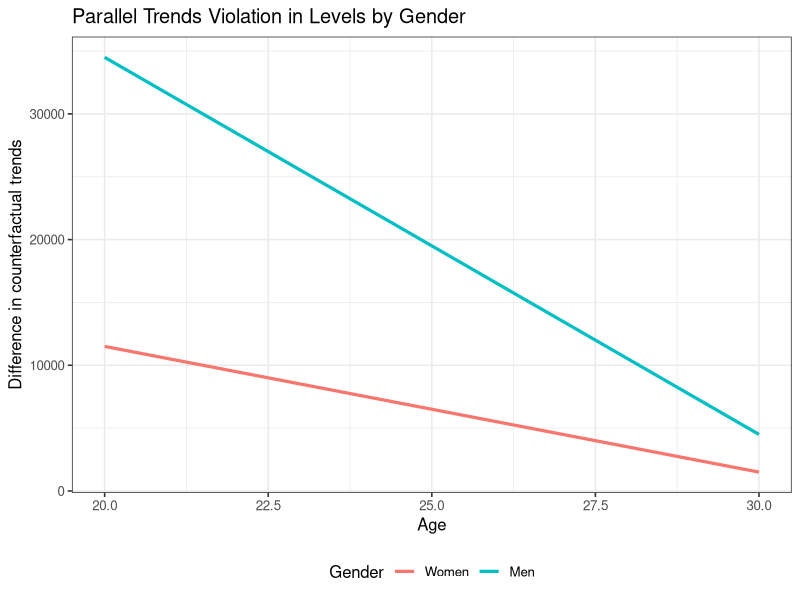
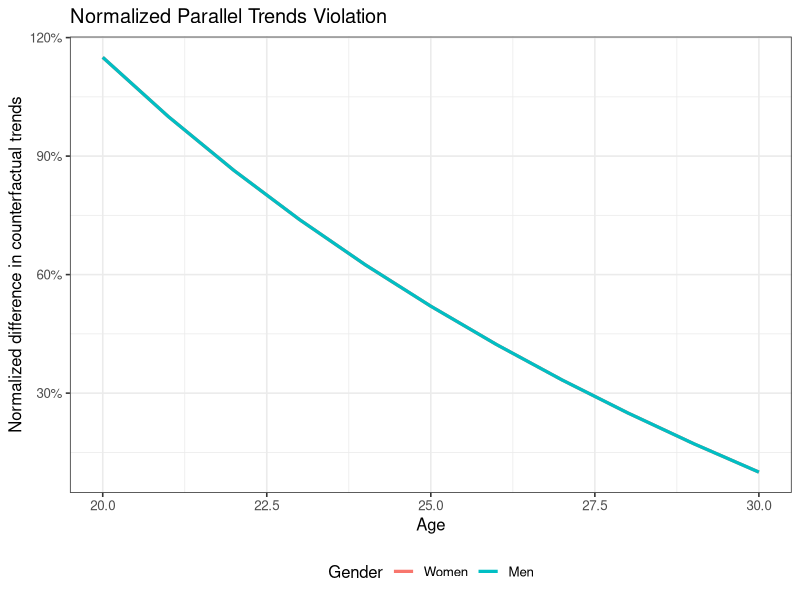
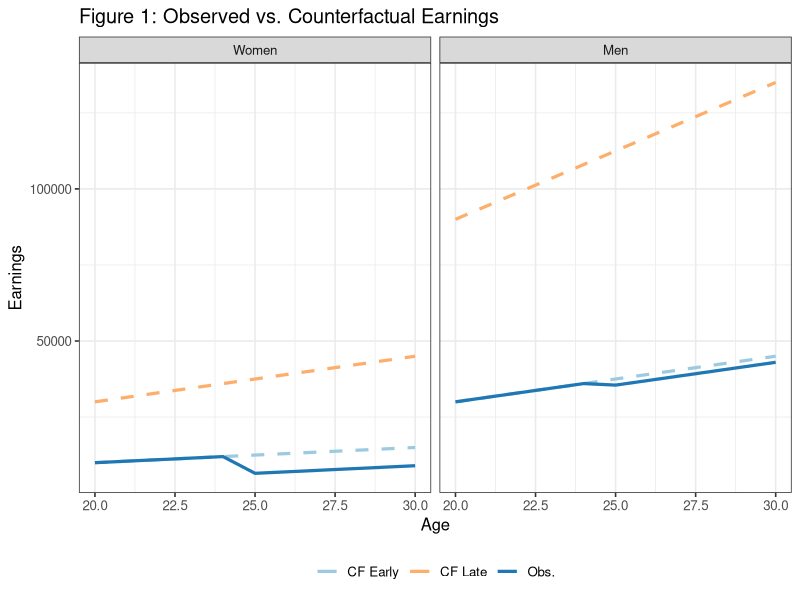
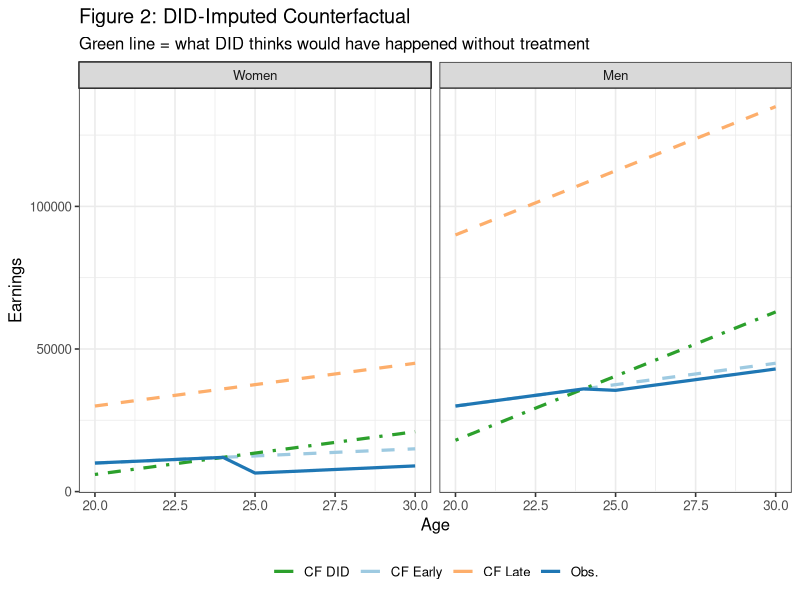
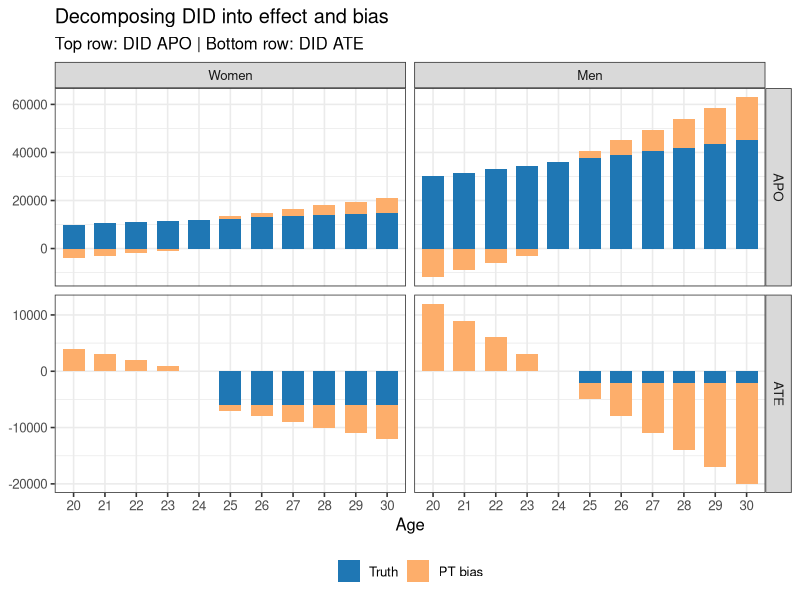
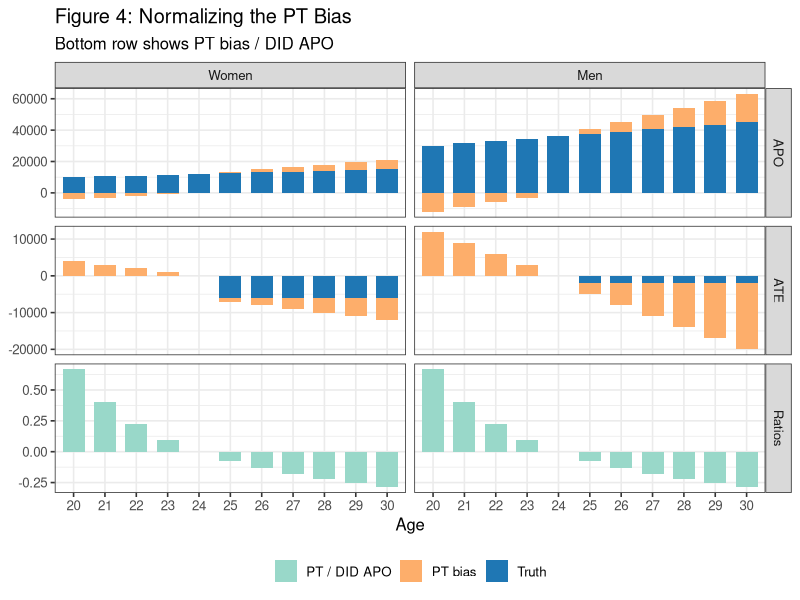
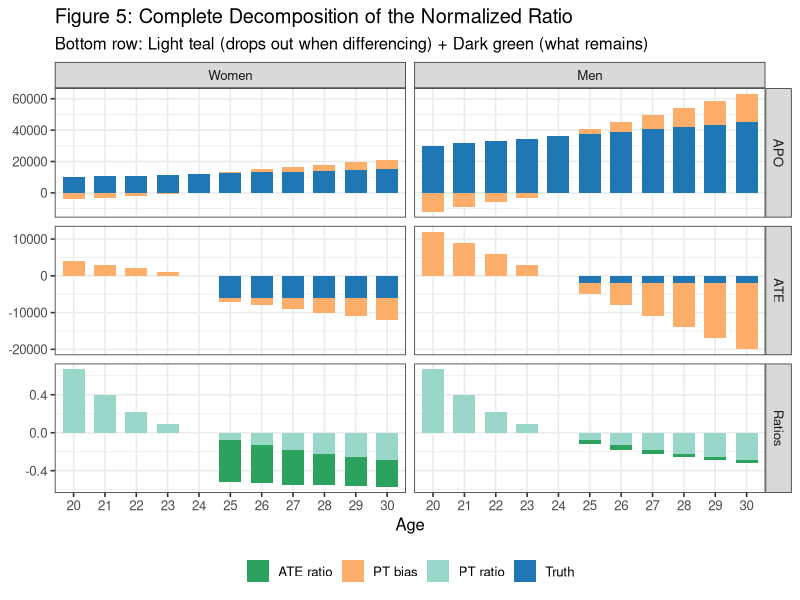
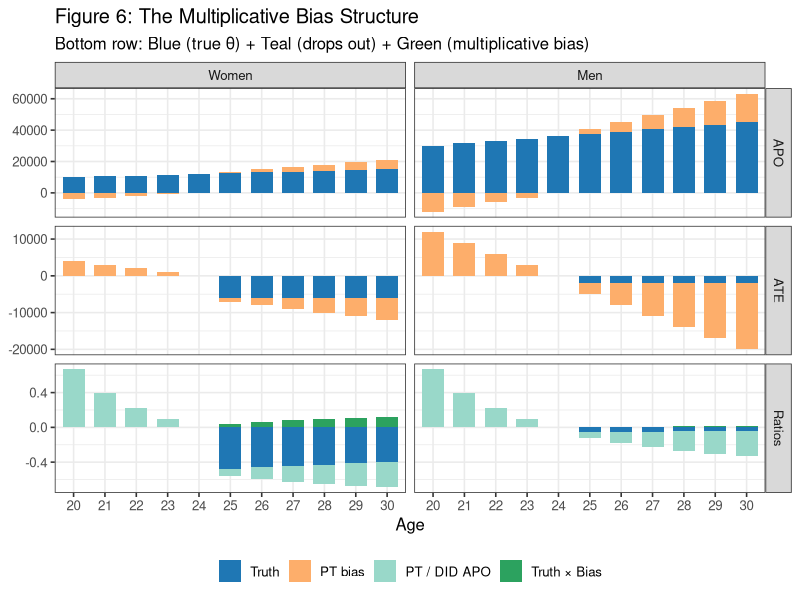

The R source for these figures, in order:
## ---- chunk 1
knitr::opts_chunk$set(
  collapse = TRUE,
  comment  = "#>",
  fig.width = 8,
  fig.height = 8,
  message = FALSE,
  warning = FALSE
)
library(ggplot2); library(dplyr); library(tidyr)
options(dplyr.summarise.inform = FALSE, scipen = 999, digits = 5)
theme_set(theme_bw(base_size = 12))
## ---- chunk 2
# Parameters
baseline    <- 500
ratio_bias  <- 3    # late vs early slope multiplier
ratio_apos  <- 3    # men vs women slope multiplier
ages        <- 20:30
d_early     <- 25
d_late      <- 30

# Counterfactual earning slopes
s_f_25 <- baseline
s_f_30 <- baseline * ratio_bias
s_m_25 <- baseline * ratio_apos
s_m_30 <- baseline * ratio_apos * ratio_bias

# Treatment effects (ATT)
att_f  <- -6000
att_m  <- -2000

# Build each group
make_group <- function(sex, D, slope, att_level) {
  tibble(
    age    = ages,
    female = sex,
    D      = D,
    y_0    = slope * age,           # counterfactual (no treatment)
    y_1    = y_0 + ifelse(age >= D, att_level, 0),
    y      = y_1                     # observed
  )
}

data <- bind_rows(
  make_group(1, d_early, s_f_25, att_f),
  make_group(1, d_late,  s_f_30, att_f),
  make_group(0, d_early, s_m_25, att_m),
  make_group(0, d_late,  s_m_30, att_m)
)
## ---- chunk 3
# Calculate trend from pre-treatment (age D-1) to each subsequent age
trends <- function(g, d, a) {
  pre <- data |> filter(D == d, female == g, age == d-1) |> pull(y_0)
  post <- data |> filter(D == d, female == g, age == a) |> pull(y_0)
  post - pre
}

# Difference in trends between early and late cohorts
diff_trends <- function(g, a) trends(g, 25, a) - trends(g, 30, a)

expand_grid(
  female = c(0, 1),
  age    = ages
) |>
  mutate(
    diff_trend = purrr::map2_dbl(female, age, diff_trends),
    gender = factor(if_else(female == 1, "Women", "Men"), levels = c("Women", "Men"))
  ) |> 
  ggplot(aes(x = age, y = diff_trend, color = gender)) + 
  geom_line(linewidth = 1.1) + 
  labs(
    title = "Parallel Trends Violation in Levels by Gender",
    x = "Age", 
    y = "Difference in counterfactual trends", 
    color = "Gender"
  ) +
  theme(legend.position = "bottom")
## ---- chunk 4
# Get counterfactual earnings for early cohort (APO)
get_apo <- function(g, a) {
  data |>
    dplyr::filter(D == 25, female == g, age == a) |>
    dplyr::pull(y_0)
}

expand_grid(
  female = c(0, 1),
  age    = ages
) |>
  mutate(
    diff_trend = purrr::map2_dbl(female, age, diff_trends),
    y_0 = purrr::map2_dbl(female, age, get_apo),
    norm_diff_trend = diff_trend / y_0,
    gender = factor(if_else(female == 1, "Women", "Men"), levels = c("Women", "Men"))
  ) |> 
  ggplot(aes(x = age, y = norm_diff_trend, color = gender)) + 
  geom_line(linewidth = 1.1) + 
  labs(
    title = "Normalized Parallel Trends Violation",
    x = "Age", 
    y = "Normalized difference in counterfactual trends", 
    color = "Gender"
  ) +
  scale_y_continuous(labels = scales::percent_format()) +
  theme(legend.position = "bottom")
## ---- chunk 5
plot_df <- bind_rows(
  # Early cohort: observed and counterfactual
  data %>%
    filter(D == d_early) %>%
    pivot_longer(cols = c(y_0, y), names_to = "series", values_to = "value"),
  # Late cohort: counterfactual only (not yet treated at these ages for early cohort)
  data %>%
    filter(D == d_late) %>%
    transmute(age, female, D, series = "y_0", value = y_0)
) %>%
  mutate(
    gender = factor(if_else(female == 1, "Women", "Men"), levels = c("Women", "Men")),
    cohort = factor(if_else(D == d_early, "Early (D=25)", "Late (D=30)"),
                    levels = c("Early (D=25)", "Late (D=30)")),
    series_label = case_when(
      cohort == "Early (D=25)" & series == "y"   ~ "Early — Observed",
      cohort == "Early (D=25)" & series == "y_0" ~ "Early — Counterfactual",
      cohort == "Late (D=30)"  & series == "y_0" ~ "Late — Counterfactual"
    ),
    linetype = if_else(series_label == "Early — Observed", "solid", "dashed"),
    color = case_when(
      series_label == "Early — Observed"       ~ "Obs.",
      series_label == "Early — Counterfactual" ~ "CF Early",
      TRUE                                     ~ "CF Late"
    )
  )

ggplot(plot_df, aes(x = age, y = value, group = series_label)) +
  geom_line(aes(linetype = linetype, color = color), linewidth = 1.1) +
  facet_wrap(~ gender, nrow = 1) +
  scale_linetype_identity() +
  scale_color_manual(
    values = c("Obs." = "#1f77b4", "CF Early" = "#9ecae1", "CF Late" = "#fdae6b")
  ) +
  labs(
    title = "Figure 1: Observed vs. Counterfactual Earnings",
    x = "Age", y = "Earnings", color = NULL
  ) +
  theme(legend.position = "bottom")
## ---- chunk 6
# Calculate DID-imputed counterfactual
did_cf <- bind_rows(lapply(c(1, 0), function(g) {
  # Early cohort's pre-treatment level
  early_pre <- data %>%
    filter(female == g, D == d_early, age == d_early - 1) %>%
    pull(y)
  
  # Late cohort trend
  late_cf <- data %>% filter(female == g, D == d_late) %>% select(age, y_0)
  late_pre <- late_cf %>% filter(age == d_early - 1) %>% pull(y_0)
  
  # DID imputation: shift late trend to match early pre-treatment level
  tibble(
    age    = late_cf$age,
    female = g,
    D      = d_early,
    series = "y_cf_did",
    value  = early_pre + (late_cf$y_0 - late_pre)
  )
})) %>%
  mutate(
    gender = factor(if_else(female == 1, "Women", "Men"), levels = c("Women", "Men")),
    cohort = factor("Early (D=25)", levels = c("Early (D=25)", "Late (D=30)")),
    series_label = "Early — DID-imputed CF",
    linetype = "dotdash",
    color = "CF DID"
  )

plot_df_plus <- bind_rows(plot_df, did_cf)

ggplot(plot_df_plus, aes(x = age, y = value, group = series_label)) +
  geom_line(aes(linetype = linetype, color = color), linewidth = 1.1) +
  facet_wrap(~ gender, nrow = 1) +
  scale_linetype_identity() +
  scale_color_manual(
    values = c(
      "Obs." = "#1f77b4", "CF Early" = "#9ecae1", 
      "CF Late" = "#fdae6b", "CF DID" = "#2ca02c"
    )
  ) +
  labs(
    title = "Figure 2: DID-Imputed Counterfactual",
    subtitle = "Green line = what DID thinks would have happened without treatment",
    x = "Age", y = "Earnings", color = NULL
  ) +
  theme(legend.position = "bottom")
## ---- chunk 7
# Calculate true APO and ATE
early_true_age <- data %>%
  filter(D == d_early) %>%
  group_by(female, age) %>%
  summarise(APO_true = y_0, APO_obs = y, .groups = "drop") |> 
  mutate(ATE_true = APO_obs - APO_true)

# Calculate DID APO
early_did_age <- did_cf %>%
  group_by(female, age) %>%
  summarise(APO_did = value, .groups = "drop")

# Combine and calculate bias
summary_age <- early_true_age %>%
  left_join(early_did_age, by = c("female", "age")) %>%
  mutate(
    PT_bias = APO_did - APO_true,  # parallel trends bias
    ATE_did = APO_obs - APO_did,  # DID ATE = truth + bias
    gender  = factor(if_else(female == 1, "Women", "Men"), levels = c("Women", "Men"))
  )

# Prepare stacked bar chart data
apo_stack_age <- summary_age %>%
  transmute(
    gender, age = factor(age),
    measure = factor("APO", levels = c("APO", "ATE")),
    total = APO_did, comp_true = APO_true, comp_bias = PT_bias
  ) %>%
  pivot_longer(c(comp_true, comp_bias), names_to = "component", values_to = "value") %>%
  mutate(component = if_else(component == "comp_true", "Truth", "PT bias"))

ate_stack_age <- summary_age %>%
  transmute(
    gender, age = factor(age),
    measure = factor("ATE", levels = c("APO", "ATE")),
    total = ATE_did, comp_true = ATE_true, comp_bias = -PT_bias
  ) %>%
  pivot_longer(c(comp_true, comp_bias), names_to = "component", values_to = "value") %>%
  mutate(component = if_else(component == "comp_true", "Truth", "PT bias"))

bar_age_df <- bind_rows(apo_stack_age, ate_stack_age)

ggplot(bar_age_df, aes(x = age, y = value, fill = component)) +
  geom_col(width = 0.7) +
  facet_grid(rows = vars(measure), cols = vars(gender), scales = "free_y") +
  scale_fill_manual(
    values = c("Truth" = "#1f77b4", "PT bias" = "#fdae6b"),
    breaks = c("Truth", "PT bias")
  ) +
  labs(
    title = "Decomposing DID into effect and bias",
    subtitle = "Top row: DID APO | Bottom row: DID ATE",
    x = "Age", y = NULL, fill = NULL
  ) +
  theme(legend.position = "bottom")
## ---- chunk 8
pt_ratio_df <- summary_age %>%
  transmute(
    gender, age = factor(age),
    measure = factor("Ratios", levels = c("APO","ATE","Ratios")),
    component = "PT / DID APO",
    value = -PT_bias / APO_did
  )

bar_age_three <- bind_rows(
  apo_stack_age %>% mutate(measure = factor("APO", levels = c("APO","ATE","Ratios"))),
  ate_stack_age %>% mutate(measure = factor("ATE", levels = c("APO","ATE","Ratios"))),
  pt_ratio_df
)

ggplot(bar_age_three, aes(x = age, y = value, fill = component)) +
  geom_col(width = 0.7) +
  facet_grid(rows = vars(measure), cols = vars(gender), scales = "free_y") +
  scale_fill_manual(
    values = c(
      "Truth" = "#1f77b4", "PT bias" = "#fdae6b", "PT / DID APO" = "#99d8c9"
    )
  ) +
  labs(
    title = "Figure 4: Normalizing the PT Bias",
    subtitle = "Bottom row shows PT bias / DID APO",
    x = "Age", y = NULL, fill = NULL
  ) +
  theme(legend.position = "bottom")
## ---- chunk 9
ratios_df <- summary_age %>%
  transmute(
    gender, age = factor(age),
    measure = factor("Ratios", levels = c("APO","ATE","Ratios")),
    `PT ratio`  = -PT_bias / APO_did,
    `ATE ratio` = ATE_true / APO_did
  ) %>%
  pivot_longer(
    cols = c(`PT ratio`, `ATE ratio`), 
    names_to = "component", 
    values_to = "value"
  )

bar_age_three2 <- bind_rows(
  apo_stack_age %>% mutate(measure = factor("APO", levels = c("APO","ATE","Ratios"))),
  ate_stack_age %>% mutate(measure = factor("ATE", levels = c("APO","ATE","Ratios"))),
  ratios_df
)

ggplot(bar_age_three2, aes(x = age, y = value, fill = component)) +
  geom_col(width = 0.7) +
  facet_grid(rows = vars(measure), cols = vars(gender), scales = "free_y") +
  scale_fill_manual(
    values = c(
      "Truth" = "#1f77b4", "PT bias" = "#fdae6b",
      "PT ratio" = "#99d8c9", "ATE ratio" = "#2ca25f"
    )
  ) +
  labs(
    title = "Figure 5: Complete Decomposition of the Normalized Ratio",
    subtitle = "Bottom row: Light teal (drops out when differencing) + Dark green (what remains)",
    x = "Age", y = NULL, fill = NULL
  ) +
  theme(legend.position = "bottom")
## ---- chunk 10

## sanity check
summary_age %>%
  transmute(
    gender, age = factor(age),
    measure = factor("Ratios", levels = c("APO","ATE","Ratios")),
    `ATE ratio` = ATE_true / APO_did,
    `ATE ratio check` = (ATE_true / APO_true) + (ATE_true / APO_true) * (PT_bias / APO_did)
  )

theta_df <- summary_age %>%
  transmute(
    gender, age = factor(age),
    APO_true, ATE_true, APO_did, PT_bias,
    theta_true = ATE_true / APO_true,
    bias_A = -PT_bias / APO_did,
    bias_B = - theta_true * (PT_bias / APO_did)
  )

theta_stack <- bind_rows(
  theta_df %>% transmute(
    gender, age, measure = factor("Ratios", levels = c("APO","ATE","Ratios")),
    component = "Truth", value = theta_true
  ),
  theta_df %>% transmute(
    gender, age, measure = factor("Ratios", levels = c("APO","ATE","Ratios")),
    component = "Bias A", value = bias_A
  ),
  theta_df %>% transmute(
    gender, age, measure = factor("Ratios", levels = c("APO","ATE","Ratios")),
    component = "Bias B", value = bias_B
  )
)

bar_age_three3 <- bind_rows(
  apo_stack_age %>% mutate(measure = factor("APO", levels = c("APO","ATE","Ratios"))),
  ate_stack_age %>% mutate(measure = factor("ATE", levels = c("APO","ATE","Ratios"))),
  theta_stack
)

ggplot(bar_age_three3, aes(x = age, y = value, fill = component)) +
  geom_col(width = 0.7) +
  facet_grid(rows = vars(measure), cols = vars(gender), scales = "free_y") +
  scale_fill_manual(
    values = c(
      "Truth" = "#1f77b4", "PT bias" = "#fdae6b",
      "Bias A" = "#99d8c9", "Bias B" = "#2ca25f"
    ),
    breaks = c("Truth", "PT bias", "Bias A", "Bias B"),
    labels = c("Truth", "PT bias", "PT / DID APO", "Truth × Bias")
  ) +
  labs(
    title = "Figure 6: The Multiplicative Bias Structure",
    subtitle = "Bottom row: Blue (true θ) + Teal (drops out) + Green (multiplicative bias)",
    x = "Age", y = NULL, fill = NULL
  ) +
  theme(legend.position = "bottom")
